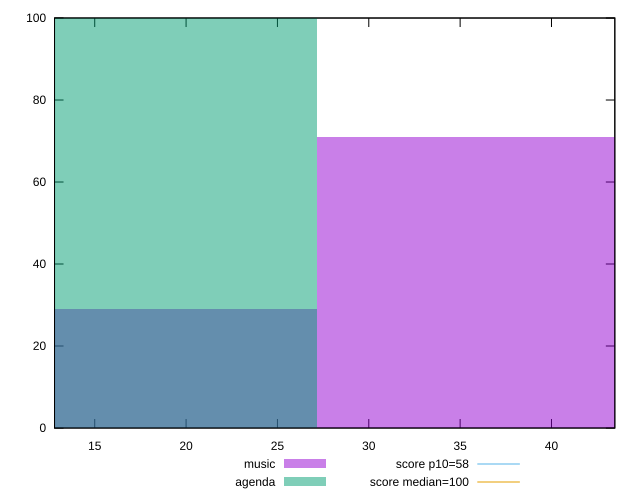

Source code (gnuplot):
reset

$music <<EOF
36.23736600215535 71
18.118683001077674 29
EOF

$agenda <<EOF
18.118683001077674 100
EOF

set key outside below
set boxwidth 18.118683001077674
set xrange [12.8:43.46666666666667]
set yrange [0:100]
set trange [0:100]
set style fill transparent solid 0.5 noborder

set parametric
set terminal svg size 640, 500 enhanced background rgb 'white'
set output "reports/report_00030_2021-02-24T20-42-31.540Z/estimated-input-latency/comparison/histogram/0_vs_1.svg"

plot $music title "music" with boxes, \
     $agenda title "agenda" with boxes, \
     58,t title "score p10=58", \
     100,t title "score median=100"

reset
